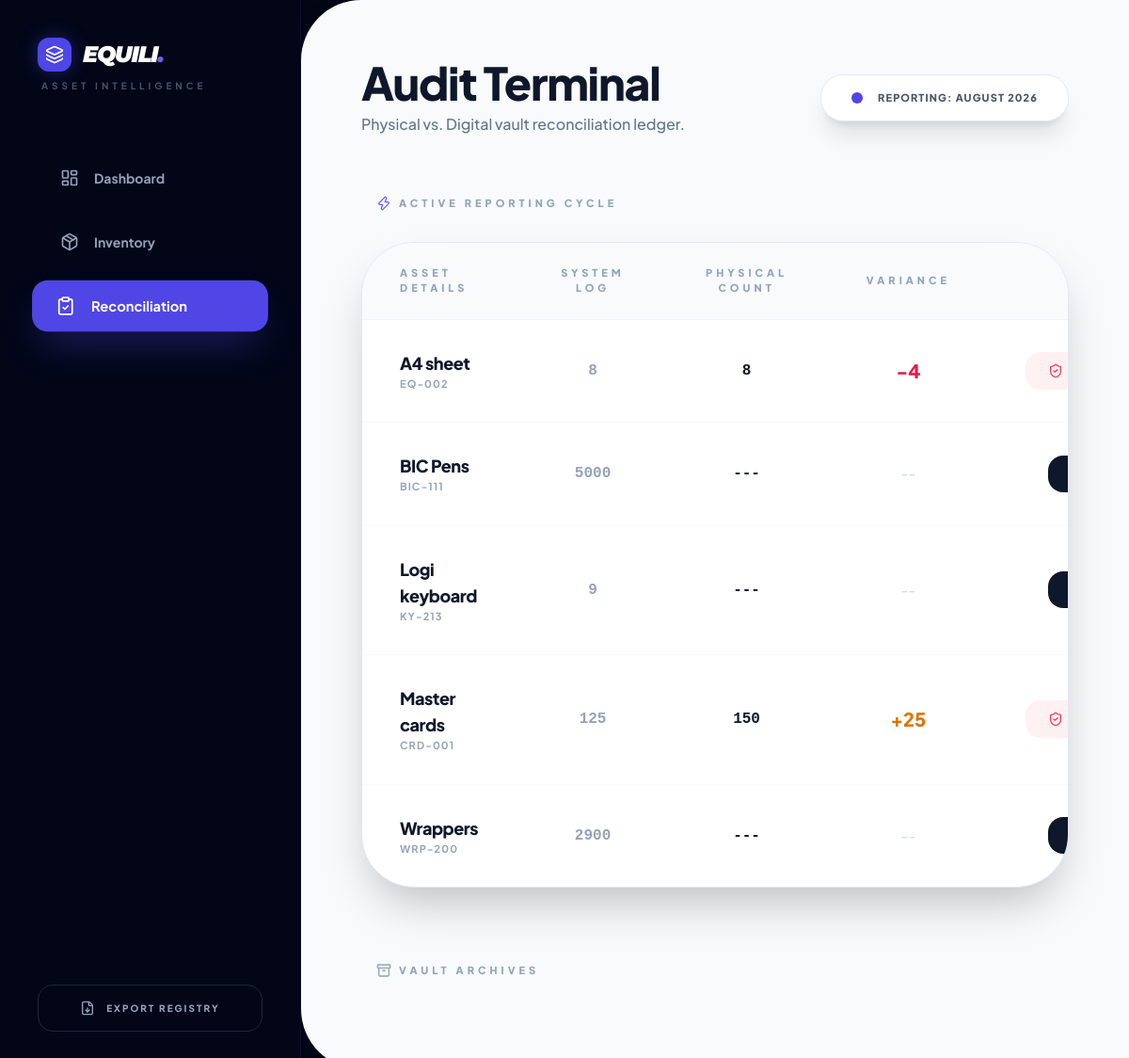
The page /audit.php on the database its author committed.
### tables this page shows
CREATE TABLE `audit_logs` (
  `id` int NOT NULL AUTO_INCREMENT,
  `item_id` int DEFAULT NULL,
  `physical_count` int NOT NULL,
  `variance` int NOT NULL,
  `status` varchar(50) DEFAULT NULL,
  `audit_date` timestamp NULL DEFAULT CURRENT_TIMESTAMP,
  PRIMARY KEY (`id`),
  KEY `item_id` (`item_id`),
  CONSTRAINT `audit_logs_ibfk_1` FOREIGN KEY (`item_id`) REFERENCES `inventory` (`id`) ON DELETE CASCADE
);

CREATE TABLE `inventory` (
  `id` int NOT NULL AUTO_INCREMENT,
  `sku` varchar(50) NOT NULL,
  `item_name` varchar(100) NOT NULL,
  `category` varchar(50) NOT NULL,
  `expected_stock` int NOT NULL DEFAULT '0',
  `amount_received` int DEFAULT '0',
  `unit_price` decimal(15,2) DEFAULT '0.00',
  `created_at` timestamp NULL DEFAULT CURRENT_TIMESTAMP,
  `updated_at` timestamp NULL DEFAULT CURRENT_TIMESTAMP ON UPDATE CURRENT_TIMESTAMP,
  `packaging_unit` int DEFAULT '1' COMMENT 'Items per box/unit',
  `min_threshold` int DEFAULT '10',
  `total_value` decimal(15,2) GENERATED ALWAYS AS ((`expected_stock` * `unit_price`)) STORED,
  PRIMARY KEY (`id`),
  UNIQUE KEY `sku` (`sku`)
);

### engine.php (called while the page is built, shortened)
<?php
$host = 'sql113.infinityfree.com';
$db = 'if0_42705557_equili_db';
$u = 'if0_42705557';
$p = 'your_password';
try {
    $pdo = new PDO("mysql:host=$host;dbname=$db", $u, $p);
    $pdo->setAttribute(PDO::ATTR_ERRMODE, PDO::ERRMODE_EXCEPTION);
    $pdo->setAttribute(PDO::ATTR_DEFAULT_FETCH_MODE, PDO::FETCH_ASSOC);
} catch (PDOException $e) {
    die("Connection failed: " . $e->getMessage());
}
$current_month = date('Y-m');
$active_audits = $pdo->prepare("SELECT i.*, a.physical_count, a.variance, a.status as audit_status FROM inventory i LEFT JOIN audit_logs a ON i.id = a.item_id AND DATE_FORMAT(a.audit_date, '%Y-%m') = ? ORDER BY i.item_name ASC");
$active_audits->execute([$current_month]);
$active_list = $active_audits->fetchAll();
?>

### audit.php (the view, shortened to what this page needs)
<?php include 'engine.php'; ?>
<!DOCTYPE html>
<html lang="en">
<head>
    <script src="https://cdn.tailwindcss.com"></script>
</head>
<body class="flex flex-col lg:flex-row min-h-screen bg-[#020617]" x-data="{
    auditModal: false,
    item: { id: '', name: '', expected: 0, packaging: 1 }
}">
    <?php include 'sidebar.php'; ?>
    <main class="flex-1 p-6 lg:p-16 overflow-y-auto bg-slate-50 lg:rounded-l-[4rem] shadow-[-30px_0_60px_rgba(0,0,0,0.3)] mb-20 lg:mb-0">
        <header class="flex flex-col md:flex-row justify-between items-start md:items-center mb-16 gap-8">
            <div>
                <h2 class="text-5xl font-black text-slate-900 tracking-tight">Audit Terminal</h2>
                <p class="text-slate-500 font-medium mt-2">Physical vs. Digital vault reconciliation ledger.</p>
            </div>
            <div class="bg-white border border-slate-200 px-8 py-4 rounded-3xl shadow-xl flex items-center space-x-4">
                <span class="w-3 h-3 bg-indigo-600 rounded-full animate-pulse"></span>
                <span class="text-[11px] font-black uppercase tracking-widest text-slate-600">Reporting: <?= date('F Y') ?></span>
            </div>
        </header>
        <section class="mb-20">
            <h3 class="text-[11px] font-black text-slate-400 uppercase tracking-[4px] mb-8 px-4 flex items-center">
                <i data-lucide="zap" class="w-4 h-4 mr-2 text-indigo-500"></i> Active Reporting Cycle
            </h3>
            <div class="bg-white rounded-[3.5rem] border border-slate-200 shadow-2xl overflow-hidden">
                <div class="overflow-x-auto">
                    <table class="w-full text-left border-collapse min-w-[900px]">
                        <thead class="bg-slate-50 border-b border-slate-100">
                            <tr>
                                <th class="px-10 py-6 text-[11px] font-black text-slate-400 uppercase tracking-[4px]">Asset Details</th>
                                <th class="px-10 py-6 text-[11px] font-black text-slate-400 uppercase tracking-[4px] text-center">System Log</th>
                                <th class="px-10 py-6 text-[11px] font-black text-slate-400 uppercase tracking-[4px] text-center">Physical Count</th>
                                <th class="px-10 py-6 text-[11px] font-black text-slate-400 uppercase tracking-[4px] text-center">Variance</th>
                                <th class="px-10 py-6 text-right"></th>
                            </tr>
                        </thead>
                        <tbody class="divide-y divide-slate-50">
                            <?php foreach($active_list as $row):
                                $statusColor = ($row['audit_status'] == 'Balanced') ? 'text-emerald-500' : 'text-rose-500';
                                $statusBg = ($row['audit_status'] == 'Balanced') ? 'bg-emerald-50' : 'bg-rose-50';
                            ?>
                            <tr class="hover:bg-slate-50/50 transition-colors">
                                <td class="px-10 py-8">
                                    <p class="font-black text-slate-900 text-lg tracking-tight"><?= $row['item_name'] ?></p>
                                    <p class="text-[11px] font-bold text-slate-400 uppercase tracking-widest"><?= $row['sku'] ?></p>
                                </td>
                                <td class="px-10 py-8 text-center font-mono font-bold text-slate-400"><?= $row['expected_stock'] ?></td>
                                <td class="px-10 py-8 text-center font-mono font-black text-slate-900"><?= $row['physical_count'] ?? '---' ?></td>
                                <td class="px-10 py-8 text-center">
                                    <?php if($row['audit_status']): ?>
                                        <span class="font-black text-xl <?= $row['variance'] < 0 ? 'text-rose-600' : ($row['variance'] > 0 ? 'text-amber-600' : 'text-emerald-600') ?>">
                                            <?= ($row['variance'] > 0 ? '+' : '') . $row['variance'] ?>
                                        </span>
                                    <?php else: ?>
                                        <span class="text-slate-300">--</span>
                                    <?php endif; ?>
                                </td>
                                <td class="px-10 py-8 text-right">
                                    <?php if(!$row['audit_status']): ?>
                                        <button @click="auditModal = true; item = { id: '<?= $row['id'] ?>', name: '<?= addslashes($row['item_name']) ?>', expected: '<?= $row['expected_stock'] ?>', packaging: '<?= $row['packaging_unit'] ?>' }"
                                                class="bg-slate-900 text-white px-8 py-3 rounded-2xl text-[10px] font-black uppercase tracking-widest hover:bg-indigo-600 transition-all">
                                        </button>
                                    <?php else: ?>
                                        <div class="inline-flex items-center space-x-2 <?= $statusBg ?> <?= $statusColor ?> px-6 py-3 rounded-2xl text-[10px] font-black uppercase tracking-widest">
                                            <i data-lucide="shield-check" class="w-4 h-4"></i>
                                        </div>
                                    <?php endif; ?>
                                </td>
                            </tr>
                            <?php endforeach; ?>
                        </tbody>
                    </table>
                </div>
            </div>
        </section>
        <section>
            <h3 class="text-[11px] font-black text-slate-400 uppercase tracking-[4px] mb-8 px-4 flex items-center">
                <i data-lucide="archive" class="w-4 h-4 mr-2"></i> Vault Archives
            </h3>
        </section>
    </main>
</body>
</html>

### sidebar.php (shortened to what this page needs)
<?php $current_page = basename($_SERVER['PHP_SELF']); ?>
<aside class="hidden lg:flex w-80 bg-[#020617] text-slate-400 p-10 flex-col h-screen sticky top-0 border-r border-indigo-900/20 shrink-0">
    <div class="mb-16">
        <div class="flex items-center space-x-3 mb-2">
            <div class="bg-indigo-600 p-2 rounded-xl shadow-[0_0_20px_rgba(79,70,229,0.4)]">
                <i data-lucide="layers" class="text-white w-5 h-5"></i>
            </div>
            <h1 class="text-2xl font-[Montserrat] font-black text-white tracking-tighter uppercase italic">
                Equili<span class="text-indigo-500">.</span>
            </h1>
        </div>
        <p class="text-[10px] uppercase tracking-[4px] text-slate-600 font-bold ml-1">Asset Intelligence</p>
    </div>
    <nav class="space-y-4 flex-1">
        <a href="index.php" class="flex items-center space-x-4 px-6 py-4 rounded-2xl transition-all duration-300 <?= $current_page == 'index.php' ? 'bg-indigo-600 text-white shadow-[0_20px_40px_-10px_rgba(79,70,229,0.4)] scale-105' : 'hover:bg-slate-900 hover:text-white' ?>">
            <i data-lucide="layout-dashboard" class="w-5 h-5"></i>
            <span class="font-bold text-sm">Dashboard</span>
        </a>
        <a href="inventory.php" class="flex items-center space-x-4 px-6 py-4 rounded-2xl transition-all duration-300 <?= $current_page == 'inventory.php' ? 'bg-indigo-600 text-white shadow-[0_20px_40px_-10px_rgba(79,70,229,0.4)] scale-105' : 'hover:bg-slate-900 hover:text-white' ?>">
            <i data-lucide="package" class="w-5 h-5"></i>
            <span class="font-bold text-sm">Inventory</span>
        </a>
        <a href="audit.php" class="flex items-center space-x-4 px-6 py-4 rounded-2xl transition-all duration-300 <?= $current_page == 'audit.php' ? 'bg-indigo-600 text-white shadow-[0_20px_40px_-10px_rgba(79,70,229,0.4)] scale-105' : 'hover:bg-slate-900 hover:text-white' ?>">
            <i data-lucide="clipboard-check" class="w-5 h-5"></i>
            <span class="font-bold text-sm">Reconciliation</span>
        </a>
    </nav>
    <div class="space-y-4">
        <a href="engine.php?export=true" class="flex items-center justify-center space-x-3 w-full py-4 rounded-2xl border border-slate-800 hover:border-indigo-500 hover:text-indigo-400 transition-all text-[10px] font-black uppercase tracking-[2px]">
            <i data-lucide="file-down" class="w-4 h-4"></i>
            <span>Export Registry</span>
        </a>
    </div>
</aside>

### audit.php (style rules this page uses)
body { font-family: 'Plus Jakarta Sans', sans-serif; }

### rows shown on the page
audit_logs: item.item_name "A4 sheet", item.sku "EQ-002", item.expected_stock "8", physical_count "8", variance "-4"
inventory: item_name "BIC Pens", sku "BIC-111", expected_stock "5000", physical_count "---"
inventory: item_name "Logi keyboard", sku "KY-213", expected_stock "9", physical_count "---"
audit_logs: item.item_name "Master cards", item.sku "CRD-001", item.expected_stock "125", physical_count "150", variance "25"
inventory: item_name "Wrappers", sku "WRP-200", expected_stock "2900", physical_count "---"
